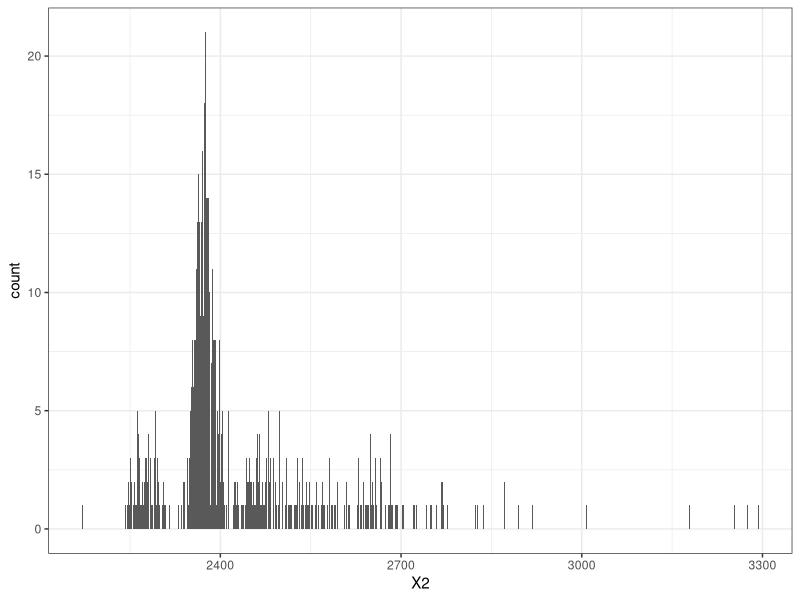
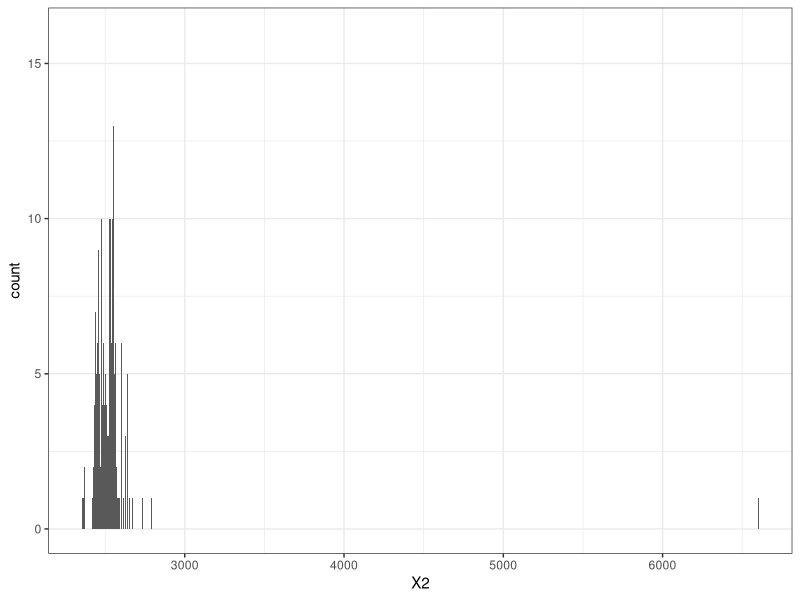
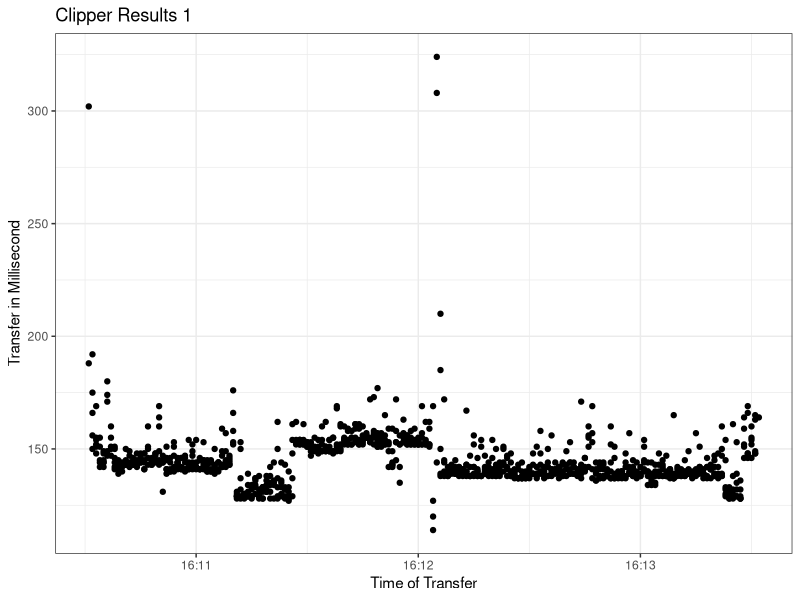
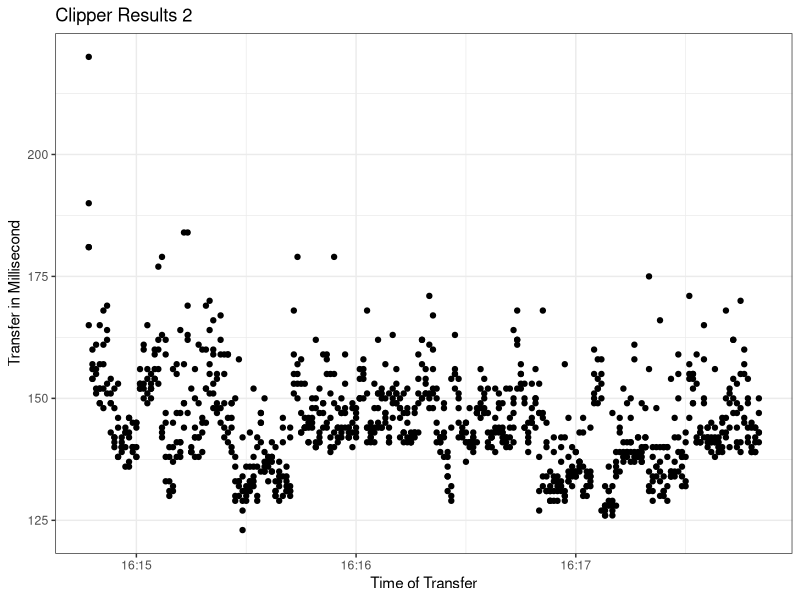
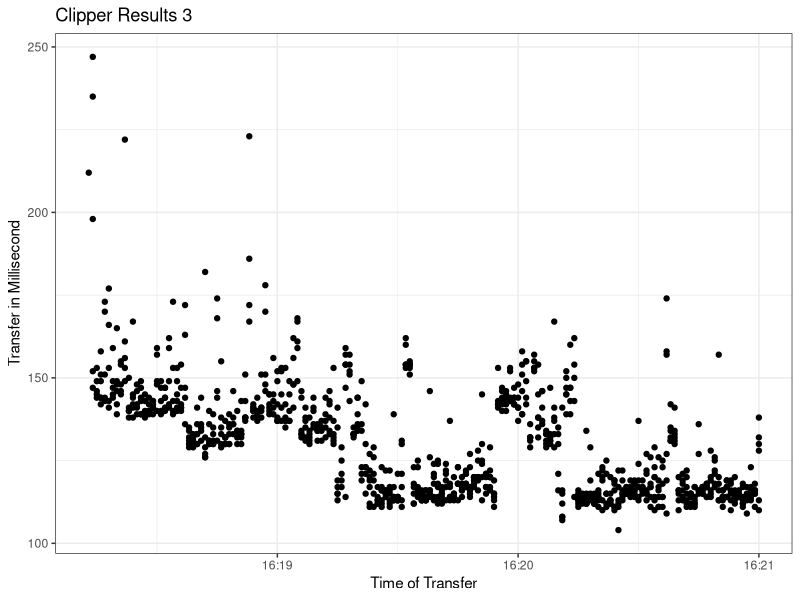
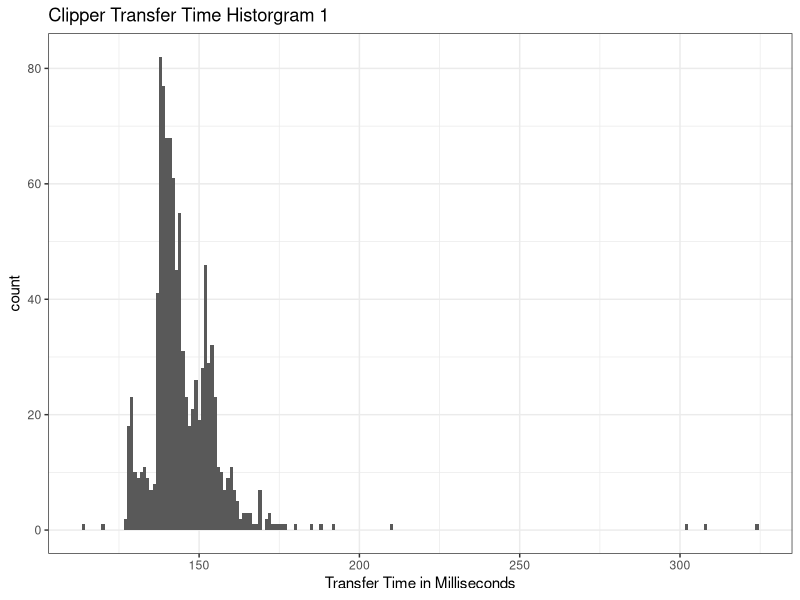
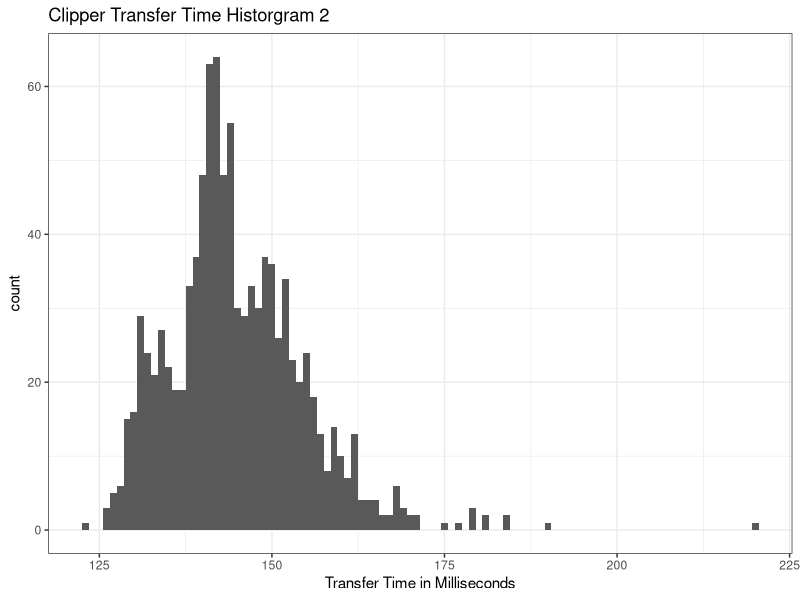
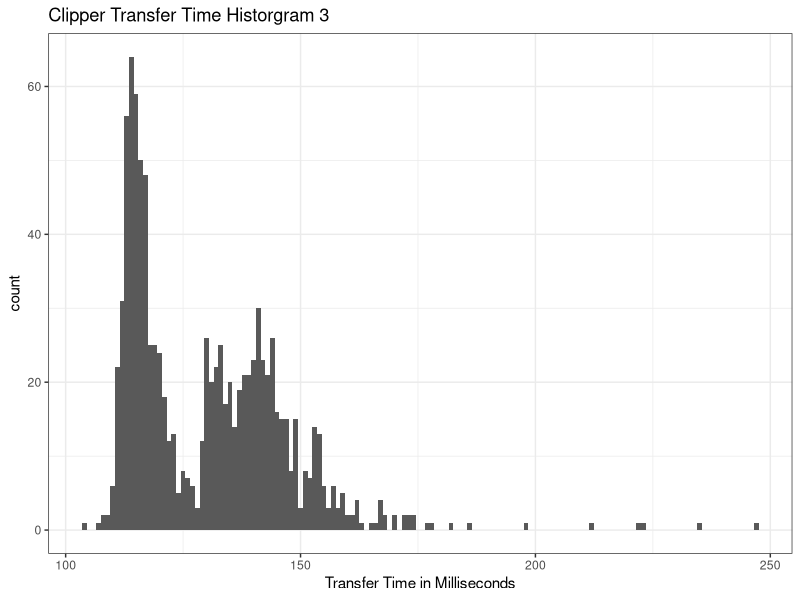

Source code (R) for these figures, in order:
## ---- chunk 1
library(tidyverse)
library(ggplot2)
library(lubridate)
## ---- chunk 2
javaResults01 <- read_csv("results/javaResults01.csv", 
    col_names = FALSE)
javaResults02 <- read_csv("results/javaResults02.csv", 
    col_names = FALSE)
javaResults03 <- read_csv("results/javaResults03.csv", 
    col_names = FALSE)
javaResultsGermany01 <- read_csv("results/javaResultsGermany01.csv", 
    col_names = FALSE)
javaResultsGermany02 <- read_csv("results/javaResultsGermany03.csv", 
    col_names = FALSE)
javaResultsGermany03 <- read_csv("results/javaResultsGermany03.csv", 
    col_names = FALSE)
javaResultsSpain01 <- read_csv("results/javaResultsSpain01.csv", 
    col_names = FALSE)
javaResultsSpain02 <- read_csv("results/javaResultsSpain02.csv", 
    col_names = FALSE)
javaResultsSpain03 <- read_csv("results/javaResultsSpain03.csv", 
    col_names = FALSE)
remote_de_time <- read_csv("results/remote_de_time.csv", col_names = FALSE)
remote_es_time <- read_csv("results/remote_es_time.csv", col_names = FALSE)
## ---- chunk 3
remote_de_time %>% 
 ggplot(aes(x = X2)) +
    geom_histogram(binwidth = 1) +
    theme_bw()
remote_es_time %>% 
    ggplot(aes(x = X2)) +
    geom_histogram(binwidth = 1) +
    theme_bw()

## ---- chunk 4

javaResults01$X1 %>% 
    gsub(pattern = "Sat", replacement ="") %>% 
    gsub(pattern = "EST", replacement = "") %>% 
    gsub(pattern = "2020", replacement = "") %>% 
    gsub(pattern = "Nov 07", replacement = "11/07/2020") ->
    test1

javaResults02$X1 %>% 
    gsub(pattern = "Sat", replacement ="") %>% 
    gsub(pattern = "EST", replacement = "") %>% 
    gsub(pattern = "2020", replacement = "") %>% 
    gsub(pattern = "Nov 07", replacement = "11/07/2020") ->
    test2

javaResults03$X1 %>% 
    gsub(pattern = "Sat", replacement ="") %>% 
    gsub(pattern = "EST", replacement = "") %>% 
    gsub(pattern = "2020", replacement = "") %>% 
    gsub(pattern = "Nov 07", replacement = "11/07/2020") ->
    test3

## ---- chunk 5


javaResults01 %>% 
    mutate(X1 = mdy_hms(test1)) %>% 
    ggplot(aes(x = X1, y = X2)) +
    geom_point() +
    labs(title = "Clipper Results 1") +
    xlab("Time of Transfer") +
    ylab("Transfer in Millisecond") +
    theme_bw()

javaResults02 %>% 
    mutate(X1 = mdy_hms(test2)) %>% 
    ggplot(aes(x = X1, y = X2)) +
    geom_point() +
    labs(title = "Clipper Results 2") +
    xlab("Time of Transfer") +
    ylab("Transfer in Millisecond") +
    theme_bw()

javaResults03 %>% 
    mutate(X1 = mdy_hms(test3)) %>% 
    ggplot(aes(x = X1, y = X2)) +
    geom_point() +
    labs(title = "Clipper Results 3") +
    xlab("Time of Transfer") +
    ylab("Transfer in Millisecond") +
    theme_bw()
## ---- chunk 6
javaResults01 %>% 
    mutate(X1 = mdy_hms(test1)) %>% 
    ggplot(aes(x = X2)) +
    geom_histogram(binwidth = 1) +
    theme_bw() +
    labs(title = "Clipper Transfer Time Historgram 1") +
    xlab("Transfer Time in Milliseconds")

javaResults02 %>% 
    mutate(X1 = mdy_hms(test2)) %>% 
    ggplot(aes(x = X2)) +
    geom_histogram(binwidth = 1) +
    theme_bw() +
    labs(title = "Clipper Transfer Time Historgram 2") +
    xlab("Transfer Time in Milliseconds")

javaResults03 %>% 
    mutate(X1 = mdy_hms(test3)) %>% 
    ggplot(aes(x = X2)) +
    geom_histogram(binwidth = 1) +
    theme_bw() +
    labs(title = "Clipper Transfer Time Historgram 3") +
    xlab("Transfer Time in Milliseconds")
## ---- chunk 7

outliers1 <- boxplot(javaResults01$X2, plot=FALSE)$out

x <-javaResults01
x <- x[-which(javaResults01$X2 %in% outliers1),]

x %>% 
    ggplot(aes(x = X2)) +
    geom_histogram(binwidth = 1) +
    theme_bw() +
    labs(title = "Clipper Transfer Time Historgram 1") +
    xlab("Transfer Time in Milliseconds")


outliers2 <- boxplot(javaResults02$X2, plot=FALSE)$out

x2 <-javaResults02
x2 <- x2[-which(javaResults02$X2 %in% outliers2),]
x2 %>% 
    ggplot(aes(x = X2)) +
    geom_histogram(binwidth = 1) +
    theme_bw() +
    labs(title = "Clipper Transfer Time Historgram 2") +
    xlab("Transfer Time in Milliseconds")

outliers3 <- boxplot(javaResults03$X2, plot=FALSE)$out

x3 <-javaResults03
x3 <- x3[-which(javaResults03$X2 %in% outliers3),]
x3 %>% 
    ggplot(aes(x = X2)) +
    geom_histogram(binwidth = 1) +
    theme_bw() +
    labs(title = "Clipper Transfer Time Historgram 3") +
    xlab("Transfer Time in Milliseconds")
## ---- chunk 8

## ---- chunk 9
mean(javaResults01$X2)
mean(javaResults02$X2)
mean(javaResults03$X2)
## ---- chunk 10

javaResultsGermany01$X1 %>% 
    gsub(pattern = "Sat", replacement ="") %>% 
    gsub(pattern = "EST", replacement = "") %>% 
    gsub(pattern = "2020", replacement = "") %>% 
    gsub(pattern = "Nov 07", replacement = "11/07/2020") ->
    test1

javaResultsGermany02$X1 %>% 
    gsub(pattern = "Sat", replacement ="") %>% 
    gsub(pattern = "EST", replacement = "") %>% 
    gsub(pattern = "2020", replacement = "") %>% 
    gsub(pattern = "Nov 07", replacement = "11/07/2020") ->
    test2

javaResultsGermany03$X1 %>% 
    gsub(pattern = "Sat", replacement ="") %>% 
    gsub(pattern = "EST", replacement = "") %>% 
    gsub(pattern = "2020", replacement = "") %>% 
    gsub(pattern = "Nov 07", replacement = "11/07/2020") ->
    test3

## ---- chunk 11


javaResultsGermany01 %>% 
    mutate(X1 = mdy_hms(test1)) %>% 
    ggplot(aes(x = X1, y = X2)) +
    geom_point() +
    labs(title = "Germany Results 1") +
    xlab("Time of Transfer") +
    ylab("Transfer in Millisecond") +
    theme_bw()

javaResultsGermany02 %>% 
    mutate(X1 = mdy_hms(test2)) %>% 
    ggplot(aes(x = X1, y = X2)) +
    geom_point() +
    labs(title = "Germany Results 2") +
    xlab("Time of Transfer") +
    ylab("Transfer in Millisecond") +
    theme_bw()

javaResultsGermany03 %>% 
    mutate(X1 = mdy_hms(test3)) %>% 
    ggplot(aes(x = X1, y = X2)) +
    geom_point() +
    labs(title = "Germany Results 3") +
    xlab("Time of Transfer") +
    ylab("Transfer in Millisecond") +
    theme_bw()
## ---- chunk 12
javaResultsGermany01 %>% 
    mutate(X1 = mdy_hms(test1)) %>% 
    ggplot(aes(x = X2)) +
    geom_histogram(binwidth = 5) +
    theme_bw() +
    labs(title = "German Transfer Time Historgram 1") +
    xlab("Transfer Time in Milliseconds")

javaResultsGermany02 %>% 
    mutate(X1 = mdy_hms(test2)) %>% 
    ggplot(aes(x = X2)) +
    geom_histogram(binwidth = 5) +
    theme_bw() +
    labs(title = "German Transfer Time Historgram 2") +
    xlab("Transfer Time in Milliseconds")

javaResultsGermany03 %>% 
    mutate(X1 = mdy_hms(test3)) %>% 
    ggplot(aes(x = X2)) +
    geom_histogram(binwidth = 5) +
    theme_bw() +
    labs(title = "German Transfer Time Historgram 3") +
    xlab("Transfer Time in Milliseconds")
## ---- chunk 13

outliers1 <- boxplot(javaResultsGermany01$X2, plot=FALSE)$out

x <-javaResultsGermany01
x <- x[-which(javaResultsGermany01$X2 %in% outliers1),]

x %>% 
    ggplot(aes(x = X2)) +
    geom_histogram(binwidth = 5) +
    theme_bw() +
    labs(title = "Germany Transfer Time Historgram 1") +
    xlab("Transfer Time in Milliseconds")


outliers2 <- boxplot(javaResultsGermany02$X2, plot=FALSE)$out

x2 <-javaResultsGermany02
x2 <- x2[-which(javaResultsGermany02$X2 %in% outliers2),]
x2 %>% 
    ggplot(aes(x = X2)) +
    geom_histogram(binwidth = 5) +
    theme_bw() +
    labs(title = "Germany Transfer Time Historgram 2") +
    xlab("Transfer Time in Milliseconds")

outliers3 <- boxplot(javaResultsGermany03$X2, plot=FALSE)$out

x3 <-javaResultsGermany03
x3 <- x3[-which(javaResultsGermany03$X2 %in% outliers3),]
x3 %>% 
    ggplot(aes(x = X2)) +
    geom_histogram(binwidth = 5) +
    theme_bw() +
    labs(title = "Germany Transfer Time Historgram 3") +
    xlab("Transfer Time in Milliseconds")
## ---- chunk 14

javaResultsSpain01$X1 %>% 
    gsub(pattern = "Sat", replacement ="") %>% 
    gsub(pattern = "EST", replacement = "") %>% 
    gsub(pattern = "2020", replacement = "") %>% 
    gsub(pattern = "Nov 07", replacement = "11/07/2020") ->
    test1

javaResultsSpain02$X1 %>% 
    gsub(pattern = "Sat", replacement ="") %>% 
    gsub(pattern = "EST", replacement = "") %>% 
    gsub(pattern = "2020", replacement = "") %>% 
    gsub(pattern = "Nov 07", replacement = "11/07/2020") ->
    test2

javaResultsSpain03$X1 %>% 
    gsub(pattern = "Sat", replacement ="") %>% 
    gsub(pattern = "EST", replacement = "") %>% 
    gsub(pattern = "2020", replacement = "") %>% 
    gsub(pattern = "Nov 07", replacement = "11/07/2020") ->
    test3

## ---- chunk 15


javaResultsSpain01 %>% 
    mutate(X1 = mdy_hms(test1)) %>% 
    ggplot(aes(x = X1, y = X2)) +
    geom_point() +
    labs(title = "Spain Results 1") +
    xlab("Time of Transfer") +
    ylab("Transfer in Millisecond") +
    theme_bw()

javaResultsGermany02 %>% 
    mutate(X1 = mdy_hms(test2)) %>% 
    ggplot(aes(x = X1, y = X2)) +
    geom_point() +
    labs(title = "Spain Results 2") +
    xlab("Time of Transfer") +
    ylab("Transfer in Millisecond") +
    theme_bw()

javaResultsSpain03 %>% 
    mutate(X1 = mdy_hms(test3)) %>% 
    ggplot(aes(x = X1, y = X2)) +
    geom_point() +
    labs(title = "Spain Results 3") +
    xlab("Time of Transfer") +
    ylab("Transfer in Millisecond") +
    theme_bw()
## ---- chunk 16
javaResultsSpain01 %>% 
    mutate(X1 = mdy_hms(test1)) %>% 
    ggplot(aes(x = X2)) +
    geom_histogram(binwidth = 5) +
    theme_bw() +
    labs(title = "Spain Transfer Time Historgram 1") +
    xlab("Transfer Time in Milliseconds")

javaResultsSpain02 %>% 
    mutate(X1 = mdy_hms(test2)) %>% 
    ggplot(aes(x = X2)) +
    geom_histogram(binwidth = 5) +
    theme_bw() +
    labs(title = "Spain Transfer Time Historgram 2") +
    xlab("Transfer Time in Milliseconds")

javaResultsSpain03 %>% 
    mutate(X1 = mdy_hms(test3)) %>% 
    ggplot(aes(x = X2)) +
    geom_histogram(binwidth = 5) +
    theme_bw() +
    labs(title = "Spain Transfer Time Historgram 3") +
    xlab("Transfer Time in Milliseconds")
## ---- chunk 17

outliers1 <- boxplot(javaResultsSpain01$X2, plot=FALSE)$out

x <-javaResultsSpain01
x <- x[-which(javaResultsSpain01$X2 %in% outliers1),]

x %>% 
    ggplot(aes(x = X2)) +
    geom_histogram(binwidth = 5) +
    theme_bw() +
    labs(title = "Spain Transfer Time Historgram 1") +
    xlab("Transfer Time in Milliseconds")


outliers2 <- boxplot(javaResultsSpain02$X2, plot=FALSE)$out

x2 <-javaResultsSpain02
x2 <- x2[-which(javaResultsSpain02$X2 %in% outliers2),]
x2 %>% 
    ggplot(aes(x = X2)) +
    geom_histogram(binwidth = 5) +
    theme_bw() +
    labs(title = "Spain Transfer Time Historgram 2") +
    xlab("Transfer Time in Milliseconds")

outliers3 <- boxplot(javaResultsSpain03$X2, plot=FALSE)$out

x3 <-javaResultsSpain03
x3 <- x3[-which(javaResultsSpain03$X2 %in% outliers3),]
x3 %>% 
    ggplot(aes(x = X2)) +
    geom_histogram(binwidth = 5) +
    theme_bw() +
    labs(title = "Spain Transfer Time Historgram 3") +
    xlab("Transfer Time in Milliseconds")
